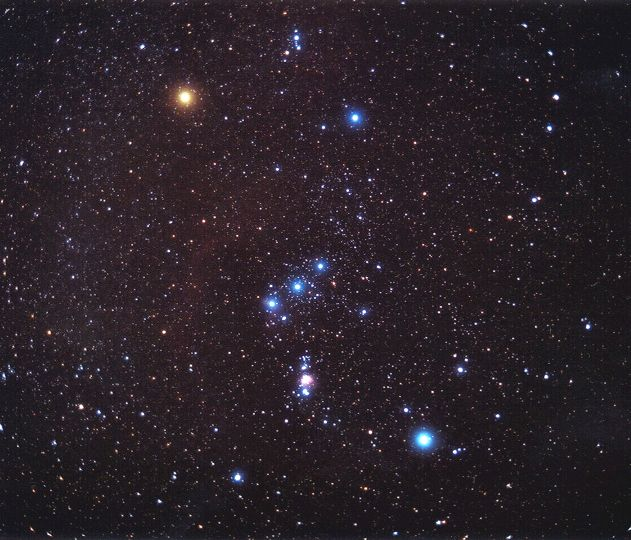
#> input picture Assignment_04/orion_spinelli_c1.jpg, 631 x 540 px
$ jupyter execute S19355_A04.ipynb
#> lines starting #> are read from the running program, lines starting #| are printed output that depends on the picture; after the words box and inside, x2 and y2 are one past the last pixel; in counts of white or black regions, pixels touching at a corner belong together
### Q1. Extracted Orion Constellation

[cell 1]
# Import Libraries
import cv2
import numpy as np
import matplotlib.pyplot as plt

[cell 2]
# Read the Original image
img = cv2.imread(r'orion_spinelli_c1.jpg',cv2.IMREAD_COLOR)
#> img is the input picture: shape (540, 631, 3); mean B, G, R 40.7, 33.6, 42.1

# Convert Color Spaces : BGR -> RGB -> GrayScale
imgRGB = cv2.cvtColor(img,cv2.COLOR_BGR2RGB)
imgGrayScale = cv2.cvtColor(imgRGB,cv2.COLOR_BGR2GRAY)

[cell 3]
# Applies a median blur to the grayscale image to reduce noise
blur = cv2.medianBlur(imgGrayScale,13)
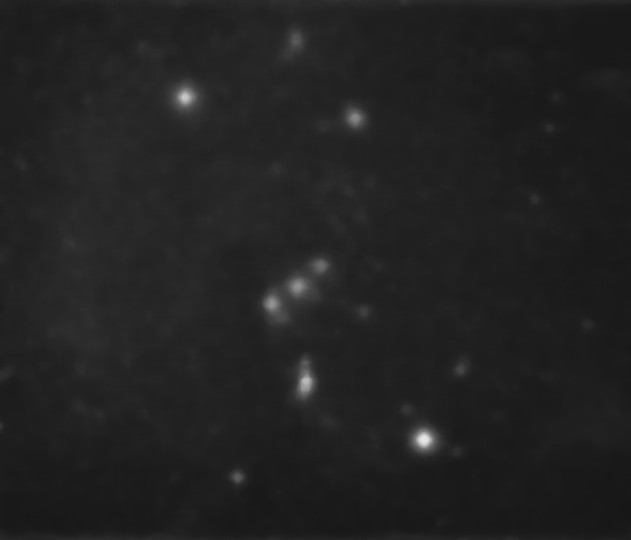
#> blur: shape (540, 631); min 23, max 231, mean 33.7

# Converts the grayscale image into a binary image : Otsu's thresholding
ret, mask = cv2.threshold(blur,0,255,cv2.THRESH_BINARY +cv2.THRESH_OTSU)
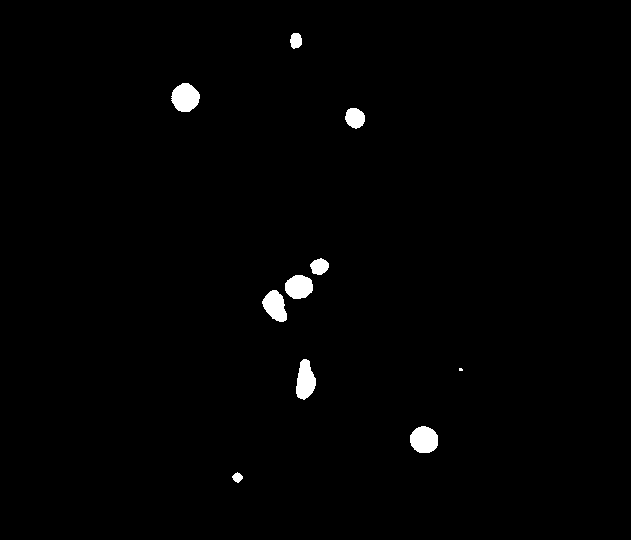
#> mask: shape (540, 631); 1.1% white; 10 white regions (1 under 20 px), largest, box (x1, y1, x2, y2) and area: (171, 83, 200, 112) 627, (410, 426, 438, 453) 606, (296, 359, 316, 400) 576
#> ret = 66

[cell 4]
# Converts the binary mask image to a BGR image
maskBGR = cv2.cvtColor(mask,cv2.COLOR_GRAY2BGR)

output = cv2.bitwise_and(imgRGB,maskBGR)

[cell 5]
# Plotting
plt.figure(figsize=(12, 12), num='Extracted Orion Constellation')

plt.subplot(1,3,1)
plt.title('Original Image')
plt.xticks([]),plt.yticks([])
plt.imshow(imgRGB)

plt.subplot(1,3,2)
plt.title('Mask')
plt.xticks([]),plt.yticks([])
plt.imshow(maskBGR,cmap='Greys_r')

plt.subplot(1,3,3)
plt.title('Output')
plt.xticks([]),plt.yticks([])
plt.imshow(output)

plt.show()
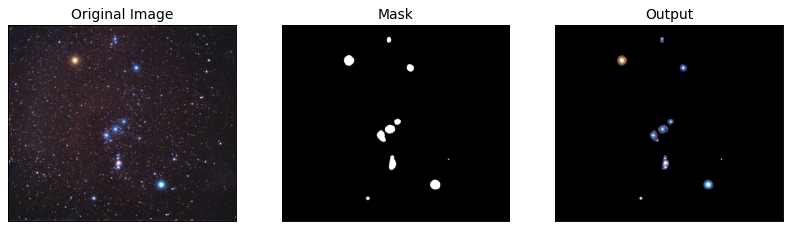
#> figure drawn by matplotlib, 3 panels

### Q2. Find hidden numbers

[cell 6]
# Read the Original image
img = cv2.imread(r'numbers.jpg', cv2.IMREAD_GRAYSCALE)
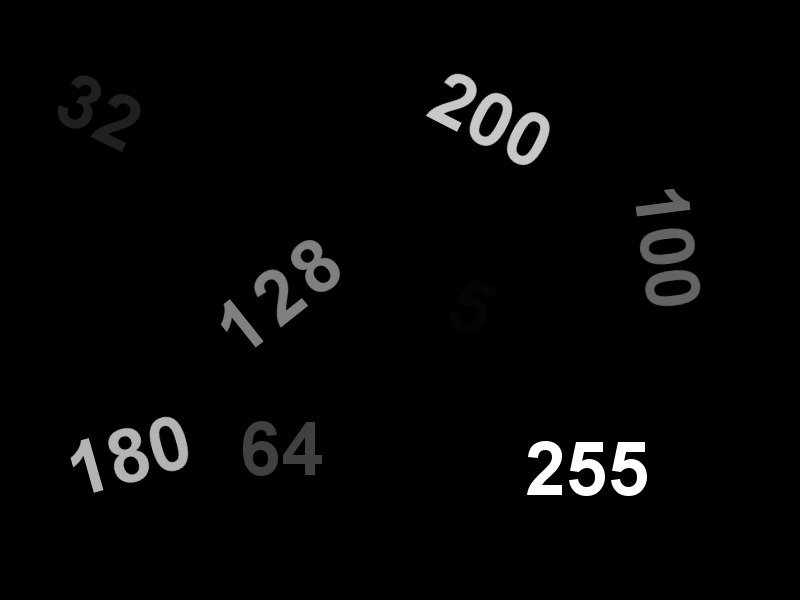
#> input picture Assignment_04/numbers.jpg, 800 x 600 px
#> img is the input picture: shape (600, 800); min 0, max 255, mean 6.1

# Global thresholding
T1 = 100

[cell 7]
# Adaptive thresholding
adpThres_1 = cv2.adaptiveThreshold(img, 255, cv2.ADAPTIVE_THRESH_MEAN_C, cv2.THRESH_BINARY, 21, 2)
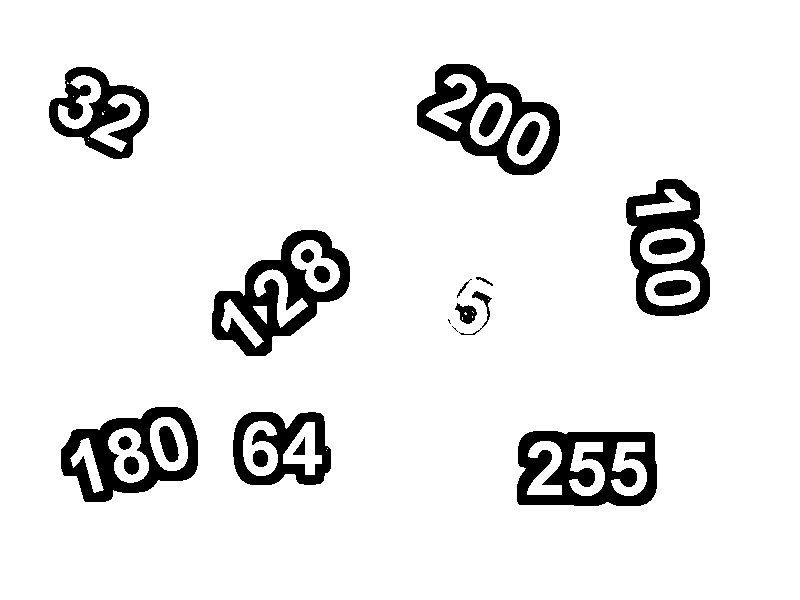
#> adpThres_1: shape (600, 800); 91.5% white; 24 black regions (2 under 20 px), largest, box (x1, y1, x2, y2) and area: (517, 431, 657, 506) 6640, (212, 230, 350, 356) 6510, (417, 64, 560, 175) 5671
adpThres_2 = cv2.adaptiveThreshold(img, 255, cv2.ADAPTIVE_THRESH_MEAN_C, cv2.THRESH_BINARY_INV, 21, 2)

[cell 8]
# Plotting
plt.figure(figsize=(12, 12), num='Hidden Numbers')

plt.subplot(1,3,1)
plt.title('Original Image')
plt.xticks([]),plt.yticks([])
plt.imshow(img)

plt.subplot(1,3,2)
plt.title('Adaptive-Mean-Binary')
plt.xticks([]),plt.yticks([])
plt.imshow(adpThres_1,cmap='Greys_r')

plt.subplot(1,3,3)
plt.title('Adaptive-Mean-Binary-Inverse')
plt.xticks([]),plt.yticks([])
plt.imshow(adpThres_2)

plt.show()
